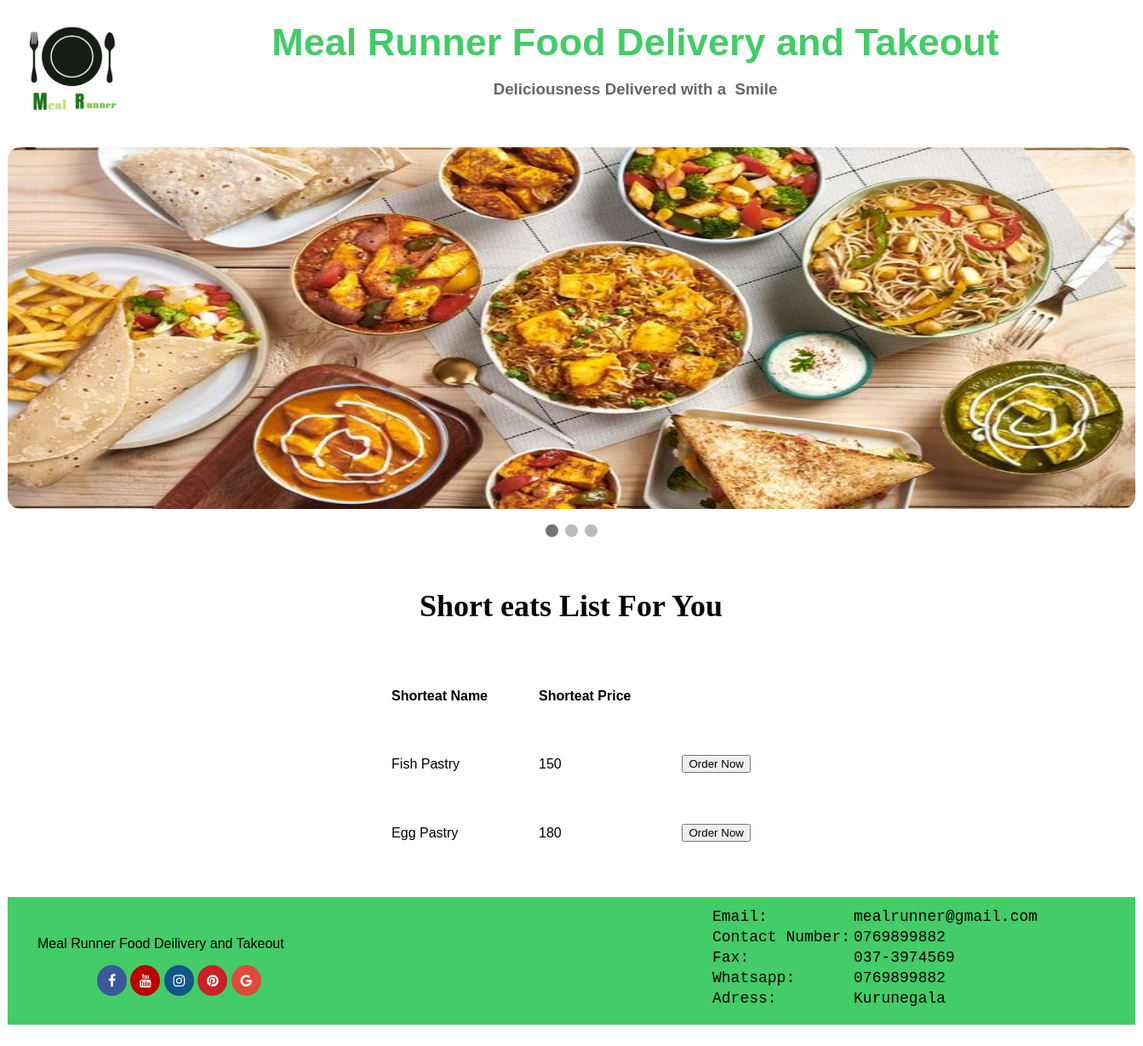
The app's page /customershorteats.php with its own data.
### tables this page shows
CREATE TABLE IF NOT EXISTS `shorteats` (
  `seID` int(11) NOT NULL AUTO_INCREMENT,
  `se_name` varchar(50) NOT NULL,
  `se_price` int(11) NOT NULL,
  PRIMARY KEY (`seID`)
);

### customershorteats.php (the view, shortened to what this page needs)
 <!DOCTYPE html PUBLIC "-//W3C//DTD XHTML 1.0 Transitional//EN" "http://www.w3.org/TR/xhtml1/DTD/xhtml1-transitional.dtd">
<html xmlns="http://www.w3.org/1999/xhtml">
<head><link rel="stylesheet" type="text/css" href="add.css"/>
<link rel="stylesheet" href="https://cdnjs.cloudflare.com/ajax/libs/font-awesome/4.7.0/css/font-awesome.min.css">
</head>
<body>
	<div id="mai">
			<div id="logo">
            <img src="Backgrounds/478d7088-b22f-49a9-96ae-3f4aa470643a.jpeg" class="lg">
            </div>
			<div id="mainh">
            	   <div class="mainhsub">
					<p ><h2 id="topic">Meal Runner Food Delivery and Takeout</h2><br><h3 id="subtop">Deliciousness Delivered with a 					Smile</h3></p>
				  </div>
			</div>
       <div class="slideshow-container2">
            <div class="mySlides2 fade2">
              <img class="im" src="user home photo/a69dd445cc32cc3ad5184861561c1559.jpg" >
            </div>
	</div>
<br>
    <div style="text-align:center">
      <span class="dot"></span>
      <span class="dot"></span>
      <span class="dot"></span>
    </div>
 <div id="contl">
            <h3 id="topp">Short eats List For You</h3>
            <div>
  <?php
	include"connect.php";
	$sql="SELECT * FROM shorteats";
	$result=mysqli_query($conn,$sql);
	if(mysqli_num_rows($result)>0)
	{ echo'<table border="0" cellspacing="20" cellpadding="20" align="center">
	<tr>
		<td><b>Shorteat Name</b></td>
		<td><b>Shorteat Price</b></td>
	</tr>';
		while($row=mysqli_fetch_assoc($result))
		{
			 echo'<tr>'.'<td>'.$row['se_name'].'</td>'.'<td>'.$row['se_price'].
			 '</td>'.
			  '<td><button class="btnl" onclick="location.href='."'shorteatsorder.php ? Id=".$row['seID']."'".'">Order Now</button></td>'.'</tr>';
		}
		echo'</table>';
	}
?>
            </div>
  </div>
		<div id="ftr">
        	<div id="lftftr">
            	<p class="tp">Meal Runner Food Deilivery and Takeout</p>
               <p align="left" class="sb">
                <a href="#" class="fa fa-facebook"></a>
                <a href="#" class="fa fa-youtube"></a>
                <a href="#" class="fa fa-instagram"></a>
                <a href="#" class="fa fa-pinterest"></a>
                <a href="#" class="fa fa-google"></a>
                </p>
            </div>
            <div id="rtftr">
				<table id="tbl">
                	<tr>
                    	<td>Email:</td>
                        <td>mealrunner@gmail.com</td>
                    </tr>
                    <tr>
                    	<td>Contact Number:</td>
                        <td>0769899882</td>
                    </tr>
                     <tr>
                    	<td>Fax:</td>
                        <td>037-3974569</td>
                    </tr>
                    <tr>
                    	<td>Whatsapp:</td>
                        <td>0769899882</td>
                    </tr>
                    <tr>
                    	<td>Adress:</td>
                        <td>Kurunegala</td>
                    </tr>
                </table>
            </div>
        </div>
        </div>
        </body>
        </html>

### add.css (style rules this page uses)
body { background-color:; }
#mai { width:1325px; height:auto; background-color:white; margin:auto; border-radius: 10px; padding:0px; }
#logo { width:150px; height:150px; float:left; background-color:gray; }
#mainh { width:1175px; height:150px; float:left; background-color:#FFF; margin:auto; margin-bottom:15px; border-radius: 10px; }
.mainhsub { width:1175px; height:120px; float:left; background-color:#fff; margin:auto; font-family:"Trebuchet MS", Arial, Helvetica, sans-serif; color:Black; border-radius: 10px; }
#topic { padding-top:0px; margin:0px; text-align:center; font-size:45px; color:#43cc68; }
#subtop { padding-top:0px; margin:0px; text-align:center; color:#666; }
* { box-sizing: border-box; }
body { font-family: Verdana, sans-serif; }
.mySlides2 { display: none; }
img { vertical-align: middle; }
.slideshow-container2 { max-width: 1325px; position: relative; margin: auto; }
.dot { height: 15px; width: 15px; margin: 0 2px; background-color: #bbb; border-radius: 50%; display: inline-block; transition: background-color 0.6s ease; }
.active { background-color: #717171; }
.fade2 { animation-name: fade; animation-duration: 1.5s; }
.im { width:1325px; height:425px; border-radius: 15px; }
#contl { width:1300px; height:auto; background-color:; margin-top:20px; margin-left:12px; float:left; }
#ftr { width:1325px; height:270px; background-color:#FFF; margin-top:25px; margin-bottom:25px; }
#lftftr { width:825px; height:150px; float:left; background-color:#43cc68; padding-top:30px; padding-left:35px; margin-top:25px; margin-bottom:25px; }
#rtftr { width:500px; height:150px; float:left; background-color:#43cc68; padding-top:10px; margin-top:25px; margin-bottom:25px; }
.fa { padding: 10px; font-size: 10px; width: 35px; text-align: center; text-decoration: none; border-radius: 50%; }
.fa-facebook { background: #3B5998; color: white; }
.fa-google { background: #dd4b39; color: white; }
.fa-youtube { background: #bb0000; color: white; }
.fa-instagram { background: #125688; color: white; }
.fa-pinterest { background: #cb2027; color: white; }
.tp { font-family:"Arial Black", Gadget, sans-serif; text-align:left; padding:0px; }
#tbl { text-align:justify; color:#000; font-family:"Courier New", Courier, monospace; font-size:18px; }
.sb { padding-left:70px; }
#topp { font-size:36px; font-family:"Times New Roman", Times, serif; text-align:center; }
.lg { width:150px; height:150px; }

### records on screen
shorteats: se_name "Fish Pastry", se_price "150"
shorteats: se_name "Egg Pastry", se_price "180"
